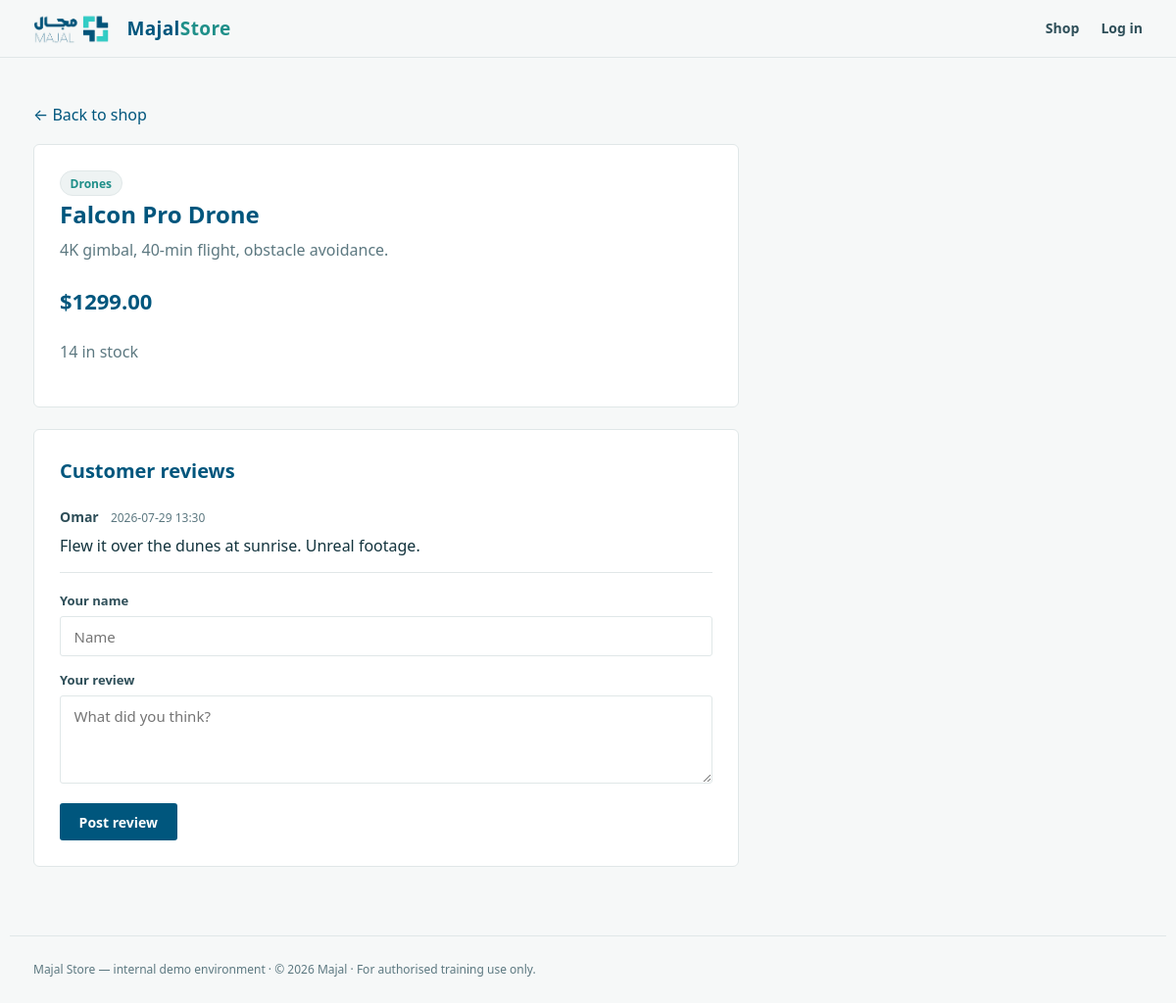
Page /product/1 on the committed database.
### tables this page shows
CREATE TABLE products (
    id        INTEGER PRIMARY KEY AUTOINCREMENT,
    name      TEXT NOT NULL,
    category  TEXT NOT NULL,
    price     REAL NOT NULL,
    stock     INTEGER NOT NULL,
    blurb     TEXT NOT NULL
);

CREATE TABLE reviews (
    id         INTEGER PRIMARY KEY AUTOINCREMENT,
    product_id INTEGER NOT NULL,
    author     TEXT NOT NULL,
    body       TEXT NOT NULL,         -- rendered unescaped -> stored XSS
    created    TEXT NOT NULL
);

### day4/lab/app.py (the view)
@app.route("/product/<int:pid>")
def product(pid):
    p = db().execute("SELECT * FROM products WHERE id=?", (pid,)).fetchone()
    if not p:
        abort(404)
    reviews = db().execute(
        "SELECT * FROM reviews WHERE product_id=? ORDER BY id DESC", (pid,)
    ).fetchall()
    return render_template("product.html", p=p, reviews=reviews)

### day4/lab/app.py (called while the page is built)
def db():
    if "db" not in g:
        g.db = sqlite3.connect(DB)
        g.db.row_factory = sqlite3.Row
    return g.db

def current_user():
    uid = session.get("uid")
    if uid is None:
        return None
    return db().execute("SELECT * FROM users WHERE id=?", (uid,)).fetchone()

@app.context_processor
def inject_user():
    return {"user": current_user(), "year": 2026}

### day4/lab/templates/product.html (shortened to what this page needs)
{% extends "base.html" %}
{% block body %}
<p><a href="{{ url_for('index') }}">← Back to shop</a></p>
<div class="panel">
  <span class="cat pill">{{ p['category'] }}</span>
  <h2>{{ p['name'] }}</h2>
  <p class="sub">{{ p['blurb'] }}</p>
  <p class="price" style="font-size:22px;font-weight:800;color:var(--petrol)">
    ${{ '%.2f'|format(p['price']) }}</p>
  <p class="muted">{{ p['stock'] }} in stock</p>
</div>
<div class="panel" style="margin-top:22px">
  <h2 style="font-size:20px">Customer reviews</h2>
  {% for r in reviews %}
    <div class="review">
      <span class="who">{{ r['author'] }}</span>
      <span class="when">{{ r['created'] }}</span>
      <div class="body">{{ r['body']|safe }}</div>
    </div>
  {% else %}
    <p class="muted">No reviews yet. Be the first.</p>
  {% endfor %}
  <form method="post" action="{{ url_for('add_review', pid=p['id']) }}" style="margin-top:18px">
    {% if not user %}
      <label>Your name</label>
      <input type="text" name="author" placeholder="Name" autocomplete="off">
    {% endif %}
    <label>Your review</label>
    <textarea name="body" placeholder="What did you think?"></textarea>
    <div style="margin-top:12px"><button class="btn" type="submit">Post review</button></div>
  </form>
</div>
{% endblock %}

### day4/lab/static/store.css (style rules this page uses)
:root { --petrol:#00567d; --petrol-d:#003f5e; --teal:#1f8f89; --turq:#33d2cb; --yellow:#f2d200; --ink:#12333d; --slate:#2f4f59; --muted:#5c7880; --bg:#f6f8f8; --bg-2:#eef3f3; --card:#fff; --line:#e0e7e8; --code-bg:#0f2b34; --code-ink:#dff3f2; --danger:#c2410c; --sans:"Avenir Next","Avenir","Segoe UI",system-ui,-apple-system,"Helvetica Neue",Arial,sans-serif; --mono:"JetBrains Mono","Cascadia Code","SF Mono",Menlo,Consolas,"DejaVu Sans Mono",monospace; }
* { box-sizing:border-box }
body { margin:0;font-family:var(--sans);color:var(--ink);background:var(--bg);line-height:1.6;-webkit-font-smoothing:antialiased }
a { color:var(--petrol);text-decoration:none }
.btn { display:inline-block;padding:.7em 1.4em;border:none;border-radius:3px;background:var(--petrol);color:#fff;font-weight:700;font-size:14px;cursor:pointer;font-family:inherit }
.panel { background:var(--card);border:1px solid var(--line);border-radius:6px;padding:26px;max-width:720px }
.panel h2 { margin:0 0 4px;color:var(--petrol) }
.panel .sub { color:var(--muted);margin:0 0 20px }
label { display:block;font-size:13px;font-weight:700;color:var(--slate);margin:14px 0 5px }
input[type=text],input[type=password],input[type=email],textarea { width:100%;padding:.65em .9em;border:1px solid var(--line);border-radius:3px;font-size:15px;font-family:inherit }
textarea { min-height:90px;resize:vertical }
.review { border-bottom:1px solid var(--line);padding:14px 0 }
.review .who { font-weight:700;color:var(--slate);font-size:14px }
.review .when { font-size:12px;color:var(--muted);margin-left:8px }
.review .body { margin-top:4px }
.muted { color:var(--muted) }
.pill { display:inline-block;background:var(--bg-2);border:1px solid var(--line);border-radius:20px;padding:.2em .8em;font-size:12px;font-weight:700;color:var(--teal) }

### rows in the picture
products: category "Drones", name "Falcon Pro Drone", blurb "4K gimbal, 40-min flight, obstacle avoidance.", price "1299.00", stock "14"
reviews: author "Omar", created "2026-07-29 13:30", body "Flew it over the dunes at sunrise. Unreal footage."

### other values in the picture
{{ year }} "2026"
